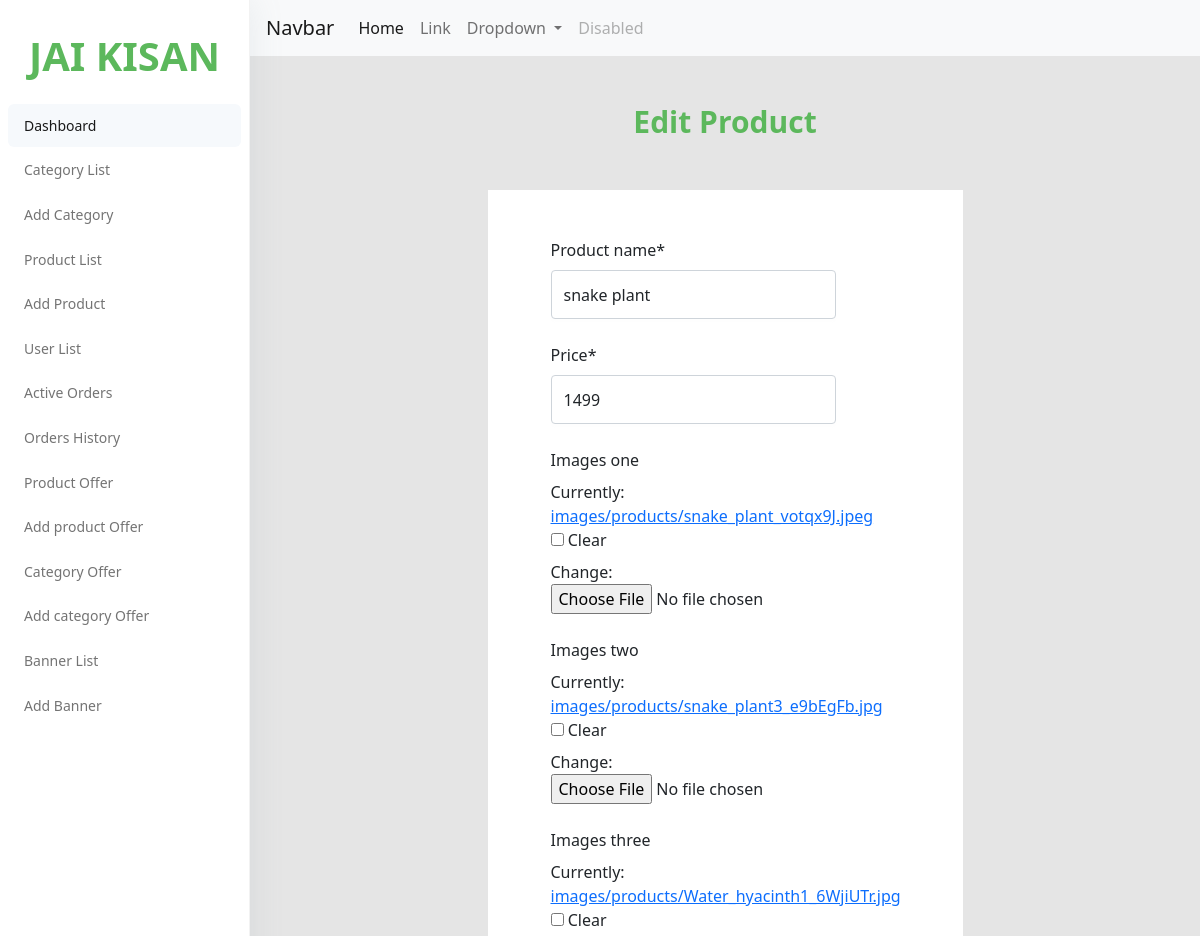
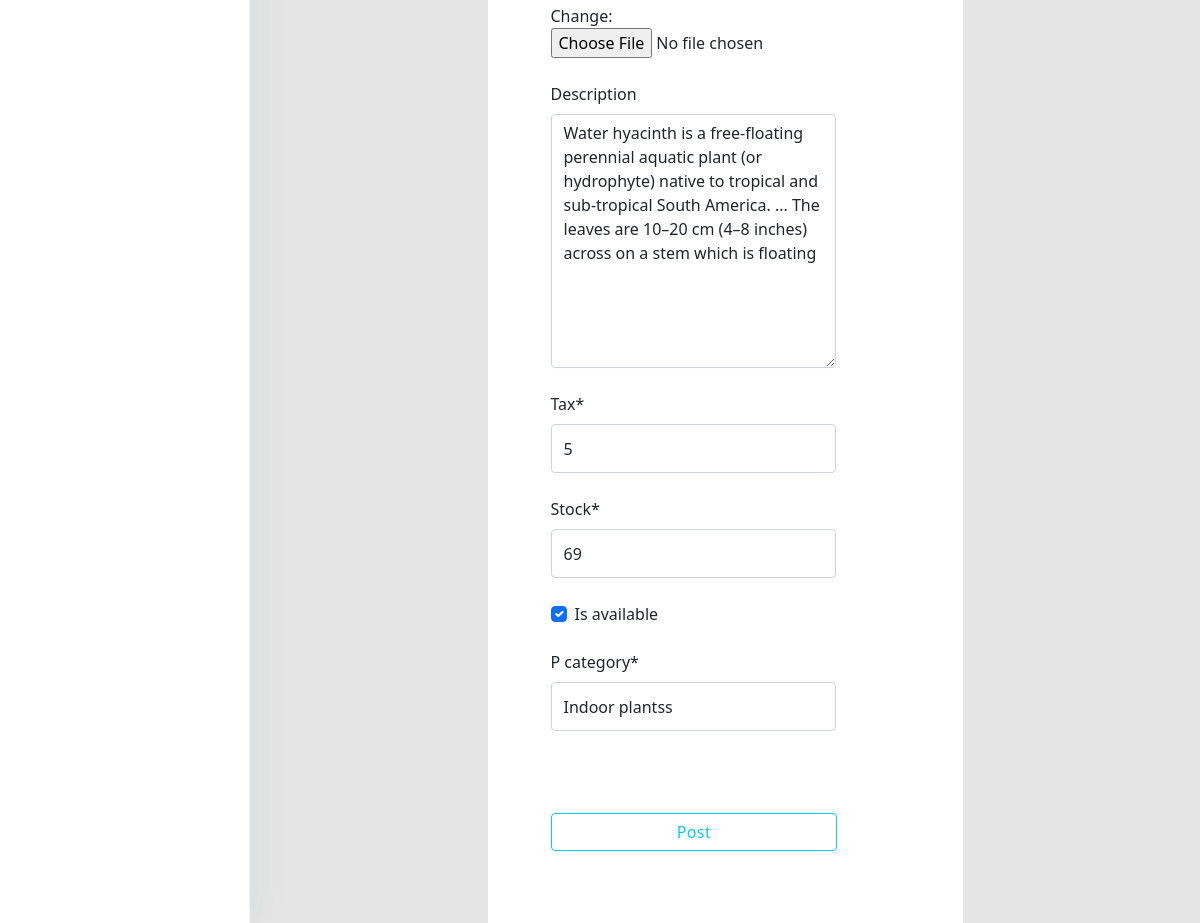
Screenshot of /adminpanel/editproduct/1 (signed in) with the database file from the repository (2 pictures, top to bottom).
### store/models.py (models this page shows, shortened)
class Product(models.Model):
    product_name  = models.CharField(max_length=200, unique=True)
    slug          = models.SlugField(max_length=200, unique=True)
    description   = models.TextField(max_length=200,blank=True)
    price         = models.IntegerField(null=True)
    tax           = models.IntegerField(null=True)
    images_one    = models.ImageField(upload_to='images/products',blank=True)
    images_two    = models.ImageField(upload_to='images/products',blank=True)
    images_three  = models.ImageField(upload_to='images/products',blank=True)
    stock         = models.IntegerField()
    is_available  = models.BooleanField(default=True)
    p_category    = models.ForeignKey(category,on_delete=models.CASCADE)
    create_date   = models.DateTimeField(auto_now_add=True)
    modified_date = models.DateTimeField(auto_now=True)

### admin_panel/views.py (the view, shortened to what this page needs)
# urls.py: path('editproduct/<cat_id>',views.editproduct,name='editproduct'),
@staff_member_required
def editproduct(request,cat_id):
        list_cats = Product.objects.get(id=cat_id)
        form = ProductForm(instance=list_cats)
        context = {'form':form}
        return render(request,'adminpanel/editproduct.html',context)

### store/form.py
class ProductForm(ModelForm):
    class Meta:
        model = Product
        fields = ['product_name','price','images_one','images_two','images_three','description','tax','stock','is_available','p_category']

### cart/context_processors.py (called while the page is built, shortened)
def counter(request):
    cart_count = 0
    if 'admin' in request.path:
        return{}
    return dict(cart_count=cart_count)

### category/context_processors.py (called while the page is built)
def menu_links(request):
    links = category.objects.all()
    return dict(links=links)

### category/models.py (called while the page is built)
    def __str__(self):
        return self.category_name

### templates/adminpanel/editproduct.html (shortened to what this page needs)
{% load crispy_forms_tags %}
{% load crispy_forms_filters %}
{% load static %}
{% include 'adminpanel/nav.html' %}
<!DOCTYPE html>
<html lang="en">
<head>
    <link href="https://cdn.jsdelivr.net/npm/bootstrap@5.0.2/dist/css/bootstrap.min.css" rel="stylesheet"
>
</head>
<h4 style="color: #5cb85c; font-weight: 700; font-size: 30px;" class="card-title mb-4 m-5 text-center">Edit Product
</h4>
<body style="background-color: #E5E5E5;">
    <div style="width:50%; margin-top:50px; background-color:#fff" class="col-12 p-5 container">
        <form id="myform" action="{{ editproduct }}" method="post"enctype="multipart/form-data" class="col-xl-10" >
            {{ form | crispy }}
            <div class="pt-5">
                <div class="form-group">
                    <button class="btn btn-outline-info" id="confirm-btn"  form="myform" style="width: 100%; margin-top: 10px;" type="submit">Post</button>
                </div>
            </div>
        </form>
    </div>
</body>
</html>

### rows the page displays
Product: product_name "snake plant", price "1499", description "Water hyacinth is a free-floating perennial aquatic plant (or hydrophyte) native to tropical and sub-tropical South America. ... The leaves are 10–20 cm (4–8 inches) across on a stem which is floating", tax "5", stock "69", is_available "☑", p_category "Indoor plantss"
